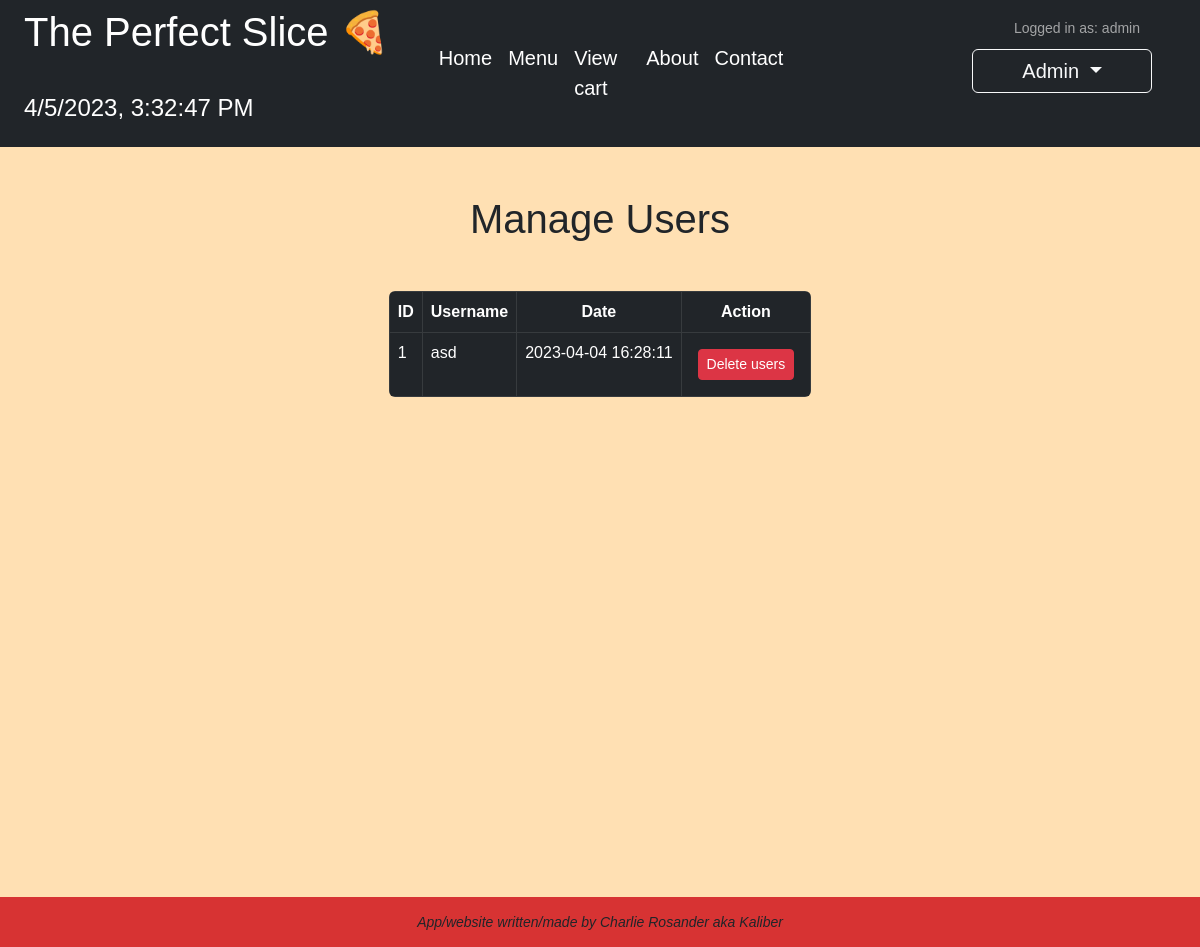
The app's page /users (signed in), older data.
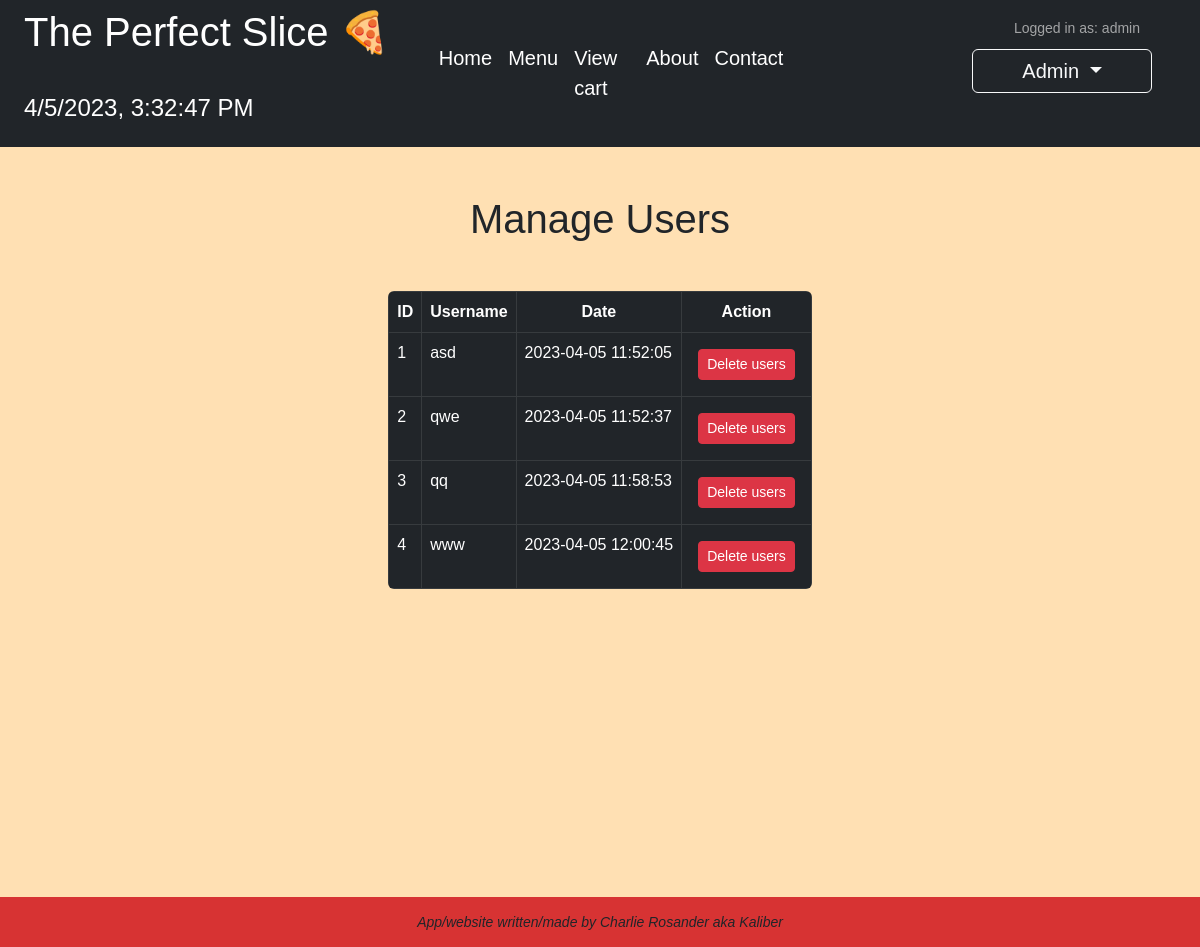
The same page, newer data.
### app.py (models this page shows)
class User(db.Model):
    __tablename__ = 'user'
    id = db.Column(db.Integer, primary_key=True)
    username = db.Column(db.String(80), unique=True, nullable=False)
    password = db.Column(db.String(80), unique=True, nullable=False)
    email = db.Column(db.String(80), unique=True, nullable=True)
    address = db.Column(db.String(80), nullable=True)
    phone = db.Column(db.String(80), nullable=True)
    date = db.Column(db.String(80), nullable=False)

### app.py (the view)
@app.route('/users')
def users():
    if session.get('user') == 'admin':
        all_users = User.query.all()
        return render_template('users.html', all_users=all_users)
    else:
        flash("You are not authorized to view this page.")
        return redirect(url_for('login'))

### templates/users.html (shortened to what this page needs)
{% extends "index.html" %}
{% block content %}
<section class="intro">
    <div class="gradient-custom-2 my-5 ">
        <div class="mask d-flex align-items-center">
            <div class="container">
                <div class="row justify-content-center">
                    <div class="col-12">
                        <h1 class="text-center text mb-5">Manage Users</h1>
                        <div class="table-responsive rounded">
                            <table class="table table-dark table-bordered mb-0">
                                <thead>
                                    <tr>
                                        <th>ID</th>
                                        <th>Username</th>
                                        <th>Date</th>
                                        <th>Action</th>
                                    </tr>
                                </thead>
                                <tbody>
                                    {% for user in all_users %}
                                    <tr>
                                        <td>{{ user.id }}</td>
                                        <td>{{ user.username }}</td>
                                        <td>{{ user.date }}</td>
                                        <td>
                                            <div class="action-buttons">
                                                <form action="{{ url_for('delete_user', user_id=user.id) }}"
                                                    method="post">
                                                    <button type="submit" class="btn btn-danger btn-sm mx-2 my-2">
                                                        Delete users
                                                    </button>
                                                </form>
                                            </div>
                                        </td>
                                    </tr>
                                    {% endfor %}
                                </tbody>
                            </table>
                        </div>
                    </div>
                </div>
            </div>
        </div>
    </div>
</section>
{% endblock %}

### templates/index.html (shortened to what this page needs)
{% extends "layout.html" %}

### templates/layout.html (shortened to what this page needs)
<!DOCTYPE html>
<html lang="en">
<head>
    <link href="https://cdn.jsdelivr.net/npm/bootstrap@5.3.0-alpha1/dist/css/bootstrap.min.css" rel="stylesheet"
>
    <link rel="stylesheet" href="/static/stylesheet.css">
</head>
<body>
    <header id="header">
        <nav class="navbar navbar-expand-lg navbar-dark bg-dark">
            <div class="container-fluid" id="col-container">
                <div class="row w-100 h-100 mx-auto align-content-center">
                    <div class="col">
                        <a class="navbar-brand" href="{{ url_for('index') }}">
                            <h1>The Perfect Slice 🍕</h1>
                        </a>
                        <div id="timeanddate" style="min-height: 28.8px; min-width: 382.783px;">
                            <h4>
                                <p id="current-datetime"></p>
                            </h4>
                        </div>
                    </div>
                    <div class="col d-flex justify-content-center align-content-center">
                        <div class="d-flex">
                            <div class="collapse navbar-collapse" id="navbarNav">
                                <ul class="navbar-nav">
                                    <li class="nav-item">
                                        <a class="nav-link active fs-5" aria-current="page"
                                            href="{{ url_for('index') }}">Home</a>
                                    </li>
                                    <li class="nav-item">
                                        <a class="nav-link active fs-5" aria-current="page"
                                            href="{{ url_for('menu') }}">Menu</a>
                                    </li>
                                    <li class="nav-item">
                                        <a class="nav-link active fs-5" aria-current="page"
                                            href="{{ url_for('cart') }}">View
                                            cart</a>
                                    </li>
                                    <li class="nav-item">
                                        <a class="nav-link active fs-5" aria-current="page"
                                            href="{{ url_for('about') }}">About</a>
                                    </li>
                                    <li class="nav-item">
                                        <a class="nav-link active fs-5" aria-current="page"
                                            href="{{ url_for('contact') }}">Contact</a>
                                    </li>
                                </ul>
                            </div>
                        </div>
                    </div>
                    <div class="col">
                        <div class="d-grid mx-3">
                            <div class="d-grid ms-auto">
                                <small id="logged-in-div">
                                    {% if session.get("user") %}
                                    Logged in as:
                                    {% if session.get("user") %}
                                    {{ session["user"] }}
                                    {% endif %}
                                    {% else %}
                                    Not logged in
                                    {% endif %}
                                </small>
                            </div>
                            {% if not "admin" in session["user"] %}
                            <span class="dropdown ms-auto">
                                <button class="btn btn-outline-light me-2 dropdown-toggle" type="button"
                                    id="dropdownMenuButton1" data-bs-toggle="dropdown" aria-expanded="false">
                                    Profile
                                </button>
                                <ul class="dropdown-menu" aria-labelledby="dropdownMenuButton1">
                                    <li><a class="dropdown-item" href="cart">View cart</a></li>
                                    {% if "guest" in session.get("user", "") %}
                                    <li><a class="dropdown-item" href="signup">Register</a></li>
                                    <li><a class="dropdown-item" href="logout">Log out</a></li>
                                    {% else %}
                                    <li><a class="dropdown-item" href="profile">Profile</a></li>
                                    <li><a class="dropdown-item" href="logout">Log out</a></li>
                                    {% endif %}
                                </ul>
                            </span>
                            {% elif "admin" in session["user"] %}
                            <span class="dropdown ms-auto">
                                <button class="btn btn-outline-light me-2 dropdown-toggle" type="button"
                                    id="dropdownMenuButton1" data-bs-toggle="dropdown" aria-expanded="false">
                                    Admin
                                </button>
                            </span>
                            {% endif %}
                        </div>
                    </div>
                </div>
            </div>
        </nav>
    </header>
    <div id="bodypage" class="d-grid justify-content-center">
        {% block content %}
        {% endblock %}
    </div>
    <footer class="fixed-bottom" id="footertext">
        <div class="d-flex">
            <em><small>App/website written/made by Charlie Rosander aka Kaliber</small></em>
        </div>
    </footer>
</body>
</html>

### static/stylesheet.css (style rules this page uses)
#dropdownMenuButton1 { width: 180px; font-size: 20px; }
#logged-in-div { background-color: inherit; padding: 10px; border-radius: 5px; margin-right: 10px; opacity: 0.7; color: #dadada; }
#timeanddate { color: white; }
body { height: 100%; width: 100%; }
#bodypage { display: flex; justify-content: center; min-height: 100%; padding-bottom: 100px; }
#footertext { display: grid; align-items: center; justify-content: center; display: flex; height: 50px; background-color: #d73333; }
body { background-color: #ffe0b3; font-family: Arial, sans-serif; }
html, body, .intro { height: 100%; }
table td, table th { text-overflow: ellipsis; white-space: nowrap; overflow: hidden; }
th { text-align: center; }
.action-buttons { display: flex; justify-content: flex-end; }

Row changes from the older to the newer data that the page shows:
changed User "asd": date "2023-04-04 16:28:11" → "2023-04-05 11:52:05"
added User: id "2", username "qwe", date "2023-04-05 11:52:37"
added User: id "3", username "qq", date "2023-04-05 11:58:53"
added User: id "4", username "www", date "2023-04-05 12:00:45"
